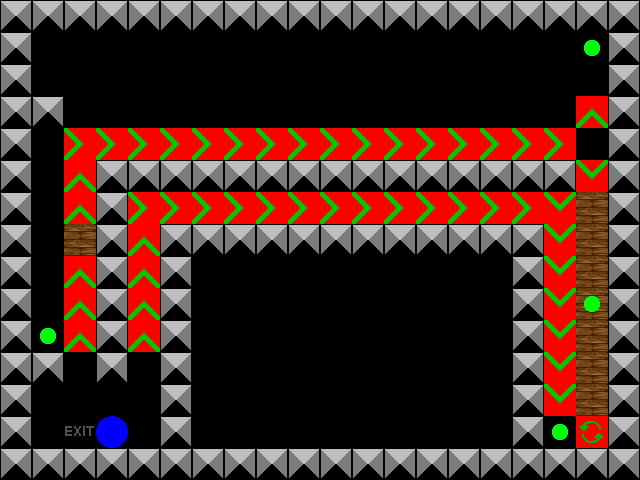

This is a level from a 2D game, rendered from its Tiled map with the project's own tilesets. A one-line summary and the complete map file follow:
An orthogonal 20x15 tile map with 32x32 px tiles, 4 tile layers (Layer 0, Layer 1, Layer 2, Layer 3), 4 tilesets.

<map version="1.0" orientation="orthogonal" width="20" height="15" tilewidth="32" tileheight="32">
 <properties>
  <property name="Title" value="Level 7" />
  <property name="Description" value="The first level ever!" />
 </properties>
 <tileset firstgid="1" name="Layer0" tilewidth="32" tileheight="32">
  <image source="Layer0.png" width="192" height="64" />
 </tileset>
 <tileset firstgid="13" name="Layer1" tilewidth="32" tileheight="32">
  <image source="Layer1.png" width="64" height="32" />
 </tileset>
 <tileset firstgid="15" name="Layer2" tilewidth="32" tileheight="32">
  <image source="Layer2.png" width="32" height="32" />
 </tileset>
 <tileset firstgid="16" name="Layer3" tilewidth="32" tileheight="32">
  <image source="Layer3.png" width="64" height="32" />
 </tileset>
 <layer name="Layer 0" width="20" height="15">
  <data encoding="csv">
2,2,2,2,2,2,2,2,2,2,2,2,2,2,2,2,2,2,2,2,
2,0,0,0,0,0,0,0,0,0,0,0,0,0,0,0,0,0,0,2,
2,0,0,0,0,0,0,0,0,0,0,0,0,0,0,0,0,0,0,2,
2,2,0,0,0,0,0,0,0,0,0,0,0,0,0,0,0,0,7,2,
2,0,10,10,10,10,10,10,10,10,10,10,10,10,10,10,10,10,0,2,
2,0,7,2,2,2,2,2,2,2,2,2,2,2,2,2,2,2,8,2,
2,0,7,2,10,10,10,10,10,10,10,10,10,10,10,10,10,8,2,2,
2,0,7,2,7,2,2,2,2,2,2,2,2,2,2,2,2,8,2,2,
2,0,7,2,7,2,0,0,0,0,0,0,0,0,0,0,2,8,2,2,
2,0,7,2,7,2,0,0,0,0,0,0,0,0,0,0,2,8,2,2,
2,0,7,2,7,2,0,0,0,0,0,0,0,0,0,0,2,8,2,2,
2,2,0,2,0,2,0,0,0,0,0,0,0,0,0,0,2,8,2,2,
2,0,0,0,0,2,0,0,0,0,0,0,0,0,0,0,2,8,2,2,
2,0,1,0,0,2,0,0,0,0,0,0,0,0,0,0,2,0,12,2,
2,2,2,2,2,2,2,2,2,2,2,2,2,2,2,2,2,2,2,2
</data>
 </layer>
 <layer name="Layer 1" width="20" height="15">
  <data encoding="csv">
0,0,0,0,0,0,0,0,0,0,0,0,0,0,0,0,0,0,0,0,
0,0,0,0,0,0,0,0,0,0,0,0,0,0,0,0,0,0,0,0,
0,0,0,0,0,0,0,0,0,0,0,0,0,0,0,0,0,0,0,0,
0,0,0,0,0,0,0,0,0,0,0,0,0,0,0,0,0,0,0,0,
0,0,0,0,0,0,0,0,0,0,0,0,0,0,0,0,0,0,0,0,
0,0,0,0,0,0,0,0,0,0,0,0,0,0,0,0,0,0,0,0,
0,0,0,0,0,0,0,0,0,0,0,0,0,0,0,0,0,0,13,0,
0,0,13,0,0,0,0,0,0,0,0,0,0,0,0,0,0,0,13,0,
0,0,0,0,0,0,0,0,0,0,0,0,0,0,0,0,0,0,13,0,
0,0,0,0,0,0,0,0,0,0,0,0,0,0,0,0,0,0,13,0,
0,0,0,0,0,0,0,0,0,0,0,0,0,0,0,0,0,0,13,0,
0,0,0,0,0,0,0,0,0,0,0,0,0,0,0,0,0,0,13,0,
0,0,0,0,0,0,0,0,0,0,0,0,0,0,0,0,0,0,13,0,
0,0,0,0,0,0,0,0,0,0,0,0,0,0,0,0,0,0,0,0,
0,0,0,0,0,0,0,0,0,0,0,0,0,0,0,0,0,0,0,0
</data>
 </layer>
 <layer name="Layer 2" width="20" height="15">
  <data encoding="csv">
0,0,0,0,0,0,0,0,0,0,0,0,0,0,0,0,0,0,0,0,
0,0,0,0,0,0,0,0,0,0,0,0,0,0,0,0,0,0,0,0,
0,0,0,0,0,0,0,0,0,0,0,0,0,0,0,0,0,0,0,0,
0,0,0,0,0,0,0,0,0,0,0,0,0,0,0,0,0,0,0,0,
0,0,0,0,0,0,0,0,0,0,0,0,0,0,0,0,0,0,0,0,
0,0,0,0,0,0,0,0,0,0,0,0,0,0,0,0,0,0,0,0,
0,0,0,0,0,0,0,0,0,0,0,0,0,0,0,0,0,0,0,0,
0,0,0,0,0,0,0,0,0,0,0,0,0,0,0,0,0,0,0,0,
0,0,0,0,0,0,0,0,0,0,0,0,0,0,0,0,0,0,0,0,
0,0,0,0,0,0,0,0,0,0,0,0,0,0,0,0,0,0,0,0,
0,0,0,0,0,0,0,0,0,0,0,0,0,0,0,0,0,0,0,0,
0,0,0,0,0,0,0,0,0,0,0,0,0,0,0,0,0,0,0,0,
0,0,0,0,0,0,0,0,0,0,0,0,0,0,0,0,0,0,0,0,
0,0,0,0,0,0,0,0,0,0,0,0,0,0,0,0,0,0,0,0,
0,0,0,0,0,0,0,0,0,0,0,0,0,0,0,0,0,0,0,0
</data>
 </layer>
 <layer name="Layer 3" width="20" height="15">
  <data encoding="csv">
0,0,0,0,0,0,0,0,0,0,0,0,0,0,0,0,0,0,0,0,
0,0,0,0,0,0,0,0,0,0,0,0,0,0,0,0,0,0,17,0,
0,0,0,0,0,0,0,0,0,0,0,0,0,0,0,0,0,0,0,0,
0,0,0,0,0,0,0,0,0,0,0,0,0,0,0,0,0,0,0,0,
0,0,0,0,0,0,0,0,0,0,0,0,0,0,0,0,0,0,0,0,
0,0,0,0,0,0,0,0,0,0,0,0,0,0,0,0,0,0,0,0,
0,0,0,0,0,0,0,0,0,0,0,0,0,0,0,0,0,0,0,0,
0,0,0,0,0,0,0,0,0,0,0,0,0,0,0,0,0,0,0,0,
0,0,0,0,0,0,0,0,0,0,0,0,0,0,0,0,0,0,0,0,
0,0,0,0,0,0,0,0,0,0,0,0,0,0,0,0,0,0,17,0,
0,17,0,0,0,0,0,0,0,0,0,0,0,0,0,0,0,0,0,0,
0,0,0,0,0,0,0,0,0,0,0,0,0,0,0,0,0,0,0,0,
0,0,0,0,0,0,0,0,0,0,0,0,0,0,0,0,0,0,0,0,
0,0,0,16,0,0,0,0,0,0,0,0,0,0,0,0,0,17,0,0,
0,0,0,0,0,0,0,0,0,0,0,0,0,0,0,0,0,0,0,0
</data>
 </layer>
</map>
